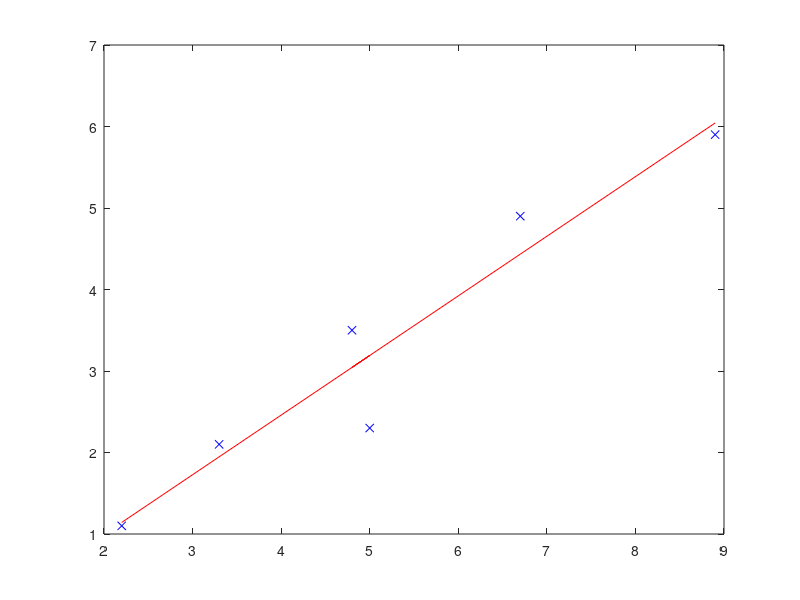

MATLAB code for this plot:
%% Clear
clear all;close all;
%% Variables
x = [2.2, 3.3, 5, 4.8, 6.7, 8.9]';
y = [1.1, 2.1, 2.3, 3.5, 4.9, 5.9]';
% xnew = [1.1,2.1,3.1,4.0,4.9,5.9]';
%% Model Order;
order = 1;
X = [];
Xnew = [];
for i = 0 : order;
    X = [X x.^i];
%     Xnew = [Xnew xnew.^i];
end
%% Learn model
w = inv(X'*X)*X'*y;
%% Compute Predictions
% pred = w' * Xnew'; 
pred = X * w;
%% Loss
difference = [x, pred, pred - x];
loss = mean((pred - y).^2);
%% Learn model numerically
meanx = mean(x);
meany = mean(y);
meanxy = mean(x.*y);
sqmeanx = mean(x)^2;
meanxsq = mean(x.^2);
w1 = (meanxy - meanx * meany) / (meanxsq - sqmeanx);
w0 = meany - w1 * meanx;
%% Plot model
plot(x,y,'bx');
hold on;
plot(x, X * w, 'r');
% plot(x, pred, 'b');